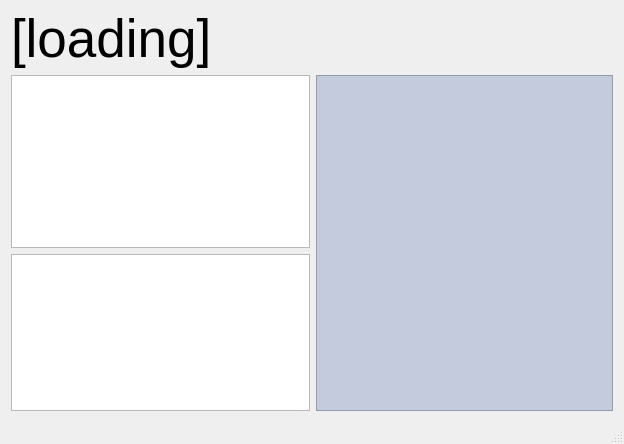
<?xml version="1.0" encoding="UTF-8"?>
<ui version="4.0">
 <class>MainWindow</class>
 <widget class="QMainWindow" name="MainWindow">
  <property name="geometry">
   <rect>
    <x>0</x>
    <y>0</y>
    <width>624</width>
    <height>444</height>
   </rect>
  </property>
  <property name="windowTitle">
   <string>Hello Application</string>
  </property>
  <widget class="QWidget" name="centralWidget">
   <property name="sizePolicy">
    <sizepolicy hsizetype="Expanding" vsizetype="Expanding">
     <horstretch>0</horstretch>
     <verstretch>0</verstretch>
    </sizepolicy>
   </property>
   <layout class="QVBoxLayout" name="verticalLayout_2">
    <property name="topMargin">
     <number>9</number>
    </property>
    <item>
     <widget class="QLabel" name="lblDirectory">
      <property name="font">
       <font>
        <pointsize>40</pointsize>
       </font>
      </property>
      <property name="text">
       <string>[loading]</string>
      </property>
     </widget>
    </item>
    <item>
     <layout class="QHBoxLayout" name="horizontalLayout">
      <property name="leftMargin">
       <number>0</number>
      </property>
      <property name="topMargin">
       <number>0</number>
      </property>
      <property name="rightMargin">
       <number>0</number>
      </property>
      <item>
       <layout class="QVBoxLayout" name="verticalLayout_4">
        <property name="leftMargin">
         <number>0</number>
        </property>
        <item>
         <widget class="QGraphicsView" name="grThumbnail">
          <property name="enabled">
           <bool>true</bool>
          </property>
          <property name="sizePolicy">
           <sizepolicy hsizetype="Preferred" vsizetype="Preferred">
            <horstretch>0</horstretch>
            <verstretch>0</verstretch>
           </sizepolicy>
          </property>
          <property name="minimumSize">
           <size>
            <width>299</width>
            <height>173</height>
           </size>
          </property>
         </widget>
        </item>
        <item>
         <widget class="QTableView" name="tblMetadata">
          <property name="sizePolicy">
           <sizepolicy hsizetype="Expanding" vsizetype="Expanding">
            <horstretch>0</horstretch>
            <verstretch>0</verstretch>
           </sizepolicy>
          </property>
          <property name="minimumSize">
           <size>
            <width>0</width>
            <height>0</height>
           </size>
          </property>
          <property name="textElideMode">
           <enum>Qt::ElideLeft</enum>
          </property>
         </widget>
        </item>
       </layout>
      </item>
      <item>
       <widget class="QTreeView" name="lstFiles">
        <property name="font">
         <font>
          <pointsize>40</pointsize>
         </font>
        </property>
        <property name="styleSheet">
         <string notr="true">background-color: rgb(195, 203, 220);</string>
        </property>
        <property name="iconSize">
         <size>
          <width>60</width>
          <height>60</height>
         </size>
        </property>
        <property name="sortingEnabled">
         <bool>false</bool>
        </property>
       </widget>
      </item>
     </layout>
    </item>
   </layout>
  </widget>
  <widget class="QStatusBar" name="statusBar"/>
 </widget>
 <layoutdefault spacing="6" margin="11"/>
 <resources/>
 <connections/>
</ui>
